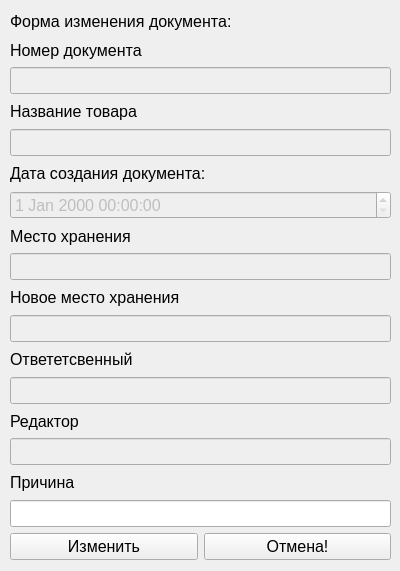
<?xml version="1.0" encoding="UTF-8"?>
<ui version="4.0">
 <class>MainUsersWorkersTransferModify</class>
 <widget class="QWidget" name="MainUsersWorkersTransferModify">
  <property name="geometry">
   <rect>
    <x>0</x>
    <y>0</y>
    <width>400</width>
    <height>571</height>
   </rect>
  </property>
  <property name="windowTitle">
   <string>Form</string>
  </property>
  <property name="styleSheet">
   <string notr="true">#MainUsersWorkersTransferModify{
border-image: url(:/images/img/fonpril.png);}</string>
  </property>
  <widget class="QWidget" name="">
   <property name="geometry">
    <rect>
     <x>10</x>
     <y>10</y>
     <width>381</width>
     <height>550</height>
    </rect>
   </property>
   <layout class="QVBoxLayout" name="verticalLayout_2">
    <item>
     <layout class="QVBoxLayout" name="verticalLayout">
      <item>
       <widget class="QLabel" name="label">
        <property name="font">
         <font>
          <pointsize>12</pointsize>
         </font>
        </property>
        <property name="text">
         <string>Форма изменения документа:</string>
        </property>
       </widget>
      </item>
      <item>
       <widget class="QLabel" name="label_9">
        <property name="font">
         <font>
          <pointsize>12</pointsize>
         </font>
        </property>
        <property name="text">
         <string>Номер документа</string>
        </property>
       </widget>
      </item>
      <item>
       <widget class="QLineEdit" name="txtID">
        <property name="enabled">
         <bool>false</bool>
        </property>
        <property name="font">
         <font>
          <pointsize>12</pointsize>
         </font>
        </property>
       </widget>
      </item>
      <item>
       <widget class="QLabel" name="label_2">
        <property name="font">
         <font>
          <pointsize>12</pointsize>
         </font>
        </property>
        <property name="text">
         <string>Название товара</string>
        </property>
       </widget>
      </item>
      <item>
       <widget class="QLineEdit" name="txtProduct">
        <property name="enabled">
         <bool>false</bool>
        </property>
        <property name="font">
         <font>
          <pointsize>12</pointsize>
         </font>
        </property>
       </widget>
      </item>
      <item>
       <widget class="QLabel" name="label_3">
        <property name="font">
         <font>
          <pointsize>12</pointsize>
         </font>
        </property>
        <property name="text">
         <string>Дата создания документа:</string>
        </property>
       </widget>
      </item>
      <item>
       <widget class="QDateTimeEdit" name="dtDate">
        <property name="enabled">
         <bool>false</bool>
        </property>
        <property name="font">
         <font>
          <pointsize>12</pointsize>
         </font>
        </property>
       </widget>
      </item>
      <item>
       <widget class="QLabel" name="label_4">
        <property name="font">
         <font>
          <pointsize>12</pointsize>
         </font>
        </property>
        <property name="text">
         <string>Место хранения</string>
        </property>
       </widget>
      </item>
      <item>
       <widget class="QLineEdit" name="txtLocation">
        <property name="enabled">
         <bool>false</bool>
        </property>
        <property name="font">
         <font>
          <pointsize>12</pointsize>
         </font>
        </property>
       </widget>
      </item>
      <item>
       <widget class="QLabel" name="label_5">
        <property name="font">
         <font>
          <pointsize>12</pointsize>
         </font>
        </property>
        <property name="text">
         <string>Новое место хранения</string>
        </property>
       </widget>
      </item>
      <item>
       <widget class="QLineEdit" name="txtNewLocation">
        <property name="enabled">
         <bool>false</bool>
        </property>
        <property name="font">
         <font>
          <pointsize>12</pointsize>
         </font>
        </property>
       </widget>
      </item>
      <item>
       <widget class="QLabel" name="label_6">
        <property name="font">
         <font>
          <pointsize>12</pointsize>
         </font>
        </property>
        <property name="text">
         <string>Ответетсвенный</string>
        </property>
       </widget>
      </item>
      <item>
       <widget class="QLineEdit" name="txtResponsible">
        <property name="enabled">
         <bool>false</bool>
        </property>
        <property name="font">
         <font>
          <pointsize>12</pointsize>
         </font>
        </property>
       </widget>
      </item>
      <item>
       <widget class="QLabel" name="label_7">
        <property name="font">
         <font>
          <pointsize>12</pointsize>
         </font>
        </property>
        <property name="text">
         <string>Редактор</string>
        </property>
       </widget>
      </item>
      <item>
       <widget class="QLineEdit" name="txtChanger">
        <property name="enabled">
         <bool>false</bool>
        </property>
        <property name="font">
         <font>
          <pointsize>12</pointsize>
         </font>
        </property>
       </widget>
      </item>
      <item>
       <widget class="QLabel" name="label_8">
        <property name="font">
         <font>
          <pointsize>12</pointsize>
         </font>
        </property>
        <property name="text">
         <string>Причина</string>
        </property>
       </widget>
      </item>
      <item>
       <widget class="QLineEdit" name="txtExplanations">
        <property name="font">
         <font>
          <pointsize>12</pointsize>
         </font>
        </property>
       </widget>
      </item>
     </layout>
    </item>
    <item>
     <layout class="QHBoxLayout" name="horizontalLayout">
      <item>
       <widget class="QPushButton" name="pbEdit">
        <property name="font">
         <font>
          <pointsize>12</pointsize>
         </font>
        </property>
        <property name="text">
         <string>Изменить</string>
        </property>
       </widget>
      </item>
      <item>
       <widget class="QPushButton" name="pbClose">
        <property name="font">
         <font>
          <pointsize>12</pointsize>
         </font>
        </property>
        <property name="text">
         <string>Отмена!</string>
        </property>
       </widget>
      </item>
     </layout>
    </item>
   </layout>
  </widget>
 </widget>
 <resources/>
 <connections/>
</ui>
